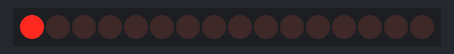
Recording of a sketch running on a simulated Arduino Uno, built with avr-gcc and run on an emulated ATmega328P. Parts: 16 shift-register outputs drawn as a row of LEDs (first output left, lit = HIGH). Wiring (inferred from the names in the program): 2 × shift register (74HC595): data pin 11; shift clock pin 12; latch pin 8. Wiring (inferred from the signals the program sends): row of LEDs: on Q0, Q1, Q2, Q3, Q4, Q5, Q6, Q7, Q8, Q9, Q10, Q11, Q12, Q13, Q14, Q15.

Above: at 0.05 s.
At 1.05 s:
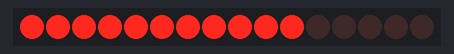
At 2.05 s:
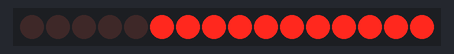
At 4.15 s:
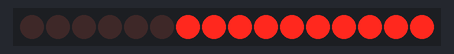
At 6.16 s:
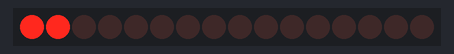
At 8.26 s:
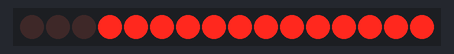
Timing chart, 0 to 8.6 s (numbered marks = the images above):
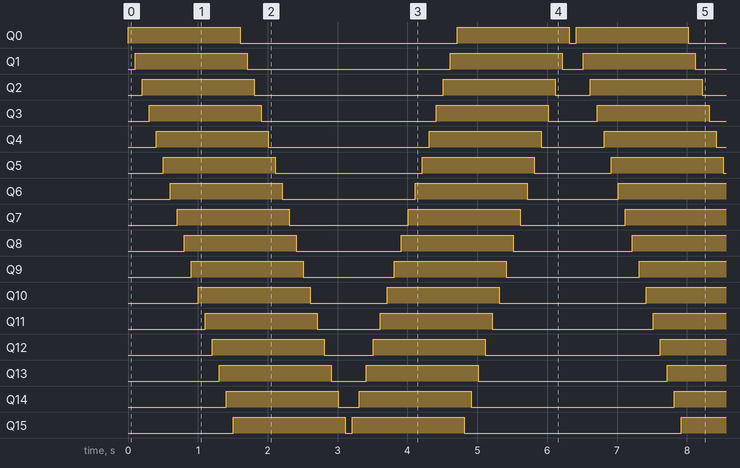

The sketch:

lamsang16led.ino
```cpp
/*
shiftOut với 8 LED bằng 1 IC HC595
*/
//chân ST_CP của 74HC595
int latchPin = 8;
//chân SH_CP của 74HC595
int clockPin = 12;
//Chân DS của 74HC595
int dataPin = 11;

//Trạng thái của LED, hay chính là byte mà ta sẽ gửi qua shiftOut
const int HC595_COUNT = 2;//Nếu bạn dùng nhiều hơn thì thay bằng một số lớn hơn 2.
byte ledStatus[HC595_COUNT]= {0};
void setup() {
  //Bạn BUỘC PHẢI pinMode các chân này là OUTPUT
  pinMode(latchPin, OUTPUT);
  pinMode(clockPin, OUTPUT);
  pinMode(dataPin, OUTPUT);
}

void fillValueToArray(byte value) {
  for (int i = 0;i < HC595_COUNT; i += 1) {
    ledStatus[i] = value;
  }
}

void shiftOutHC595(int dataPin, int clockPin, byte ledStatus[]) {
  digitalWrite(latchPin, LOW);

  for (int i = 0; i < HC595_COUNT; i++) {
    shiftOut(dataPin,clockPin,LSBFIRST,ledStatus[i]);  // Chúng ta dùng LSBFIRST thay cho MSBFIRST là có lý do của nó, cái này tôi không biết trình như thế nào để bạn hiểu rõ nhất
    // Tốt nhất bạn hãy thay LSBFIRST thành MSBFIRST để rõ ràng những gì tôi muốn nói.
  }

  digitalWrite(latchPin, HIGH);
}

void loop() {
   fillValueToArray(0);

  for (int i = HC595_COUNT -1 ; i >=0; i--){
    for (byte j=0;j<8;j++) {
      ledStatus[i] = (ledStatus[i] >> 1) | 128;
      shiftOutHC595(dataPin,clockPin,ledStatus);
      delay(100);
    }
  }


  for (int i = HC595_COUNT - 1 ; i >= 0; i--) {
    for (byte j=0;j<8;j++) {
      ledStatus[i] = (ledStatus[i] >> 1) ;
      shiftOutHC595(dataPin,clockPin,ledStatus);
      delay(100);
    }
  }

  fillValueToArray(0);

  for (int i = 0; i < HC595_COUNT; i++) {
    for (byte j=0;j<8;j++) {
      ledStatus[i] = (ledStatus[i] << 1) | 1;
      shiftOutHC595(dataPin,clockPin,ledStatus);
      delay(100);
    }
  }


  for (int i = 0; i < HC595_COUNT; i++) {
    for (byte j=0;j<8;j++) {
      ledStatus[i] = (ledStatus[i] << 1);
      shiftOutHC595(dataPin,clockPin,ledStatus);
      delay(100);
    }
  }

}
```

Measured:
- by itself, Q0: repeats every 6.4 s: LOW 3.1 s, HIGH 1.6 s, LOW 0.10 s, HIGH 1.6 s
- by itself, Q1: repeats every 6.4 s: LOW 2.9 s, HIGH 1.6 s, LOW 0.30 s, HIGH 1.6 s
- by itself, Q2: repeats every 6.4 s: LOW 2.7 s, HIGH 1.6 s, LOW 0.50 s, HIGH 1.6 s
- by itself, Q3: repeats every 6.4 s: LOW 2.5 s, HIGH 1.6 s, LOW 0.70 s, HIGH 1.6 s
- by itself, Q4: repeats every 6.4 s: LOW 2.3 s, HIGH 1.6 s, LOW 0.90 s, HIGH 1.6 s
- by itself, Q5: repeats every 6.4 s: LOW 2.1 s, HIGH 1.6 s, LOW 1.1 s, HIGH 1.6 s
- by itself, Q6: repeats every 6.4 s: LOW 1.9 s, HIGH 1.6 s, LOW 1.3 s, HIGH 1.6 s
- by itself, Q7, Q8: alternates HIGH for 1.6 s and LOW for 1.6 s
